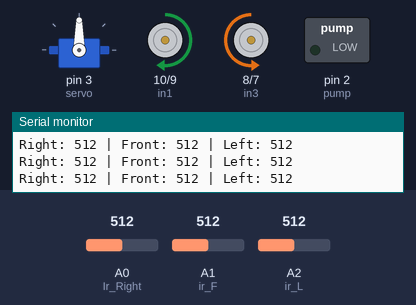
Simulated run of this sketch. Board: Arduino Uno, built with avr-gcc and run on an emulated ATmega328P. Parts: servo, motor-driver pin pairs drawn as motors (green arrow = first pin HIGH = forward, orange = second pin HIGH = backward, longer = more drive, scaled by the enable pin), switched loads named in the sketch (green lamp = pin HIGH), the last lines printed to the serial monitor. Inputs (shaded band) come from the test bench; at power-on: A1 (ir_F) = 512, A2 (ir_L) = 512, A0 (Ir_Right) = 512.

Above: at 1.2 s.
1.3 s: A1 (ir_F) set to 785
4.3 s: A1 (ir_F) set to 810
At 5.0 s:
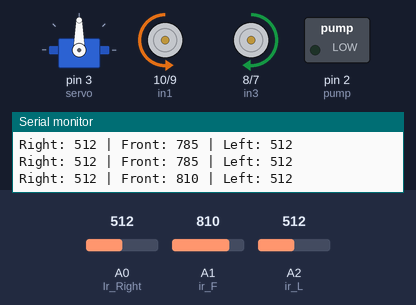
7.3 s: A2 (ir_L) set to 33
10.3 s: A2 (ir_L) set to 27
At 10.61 s:
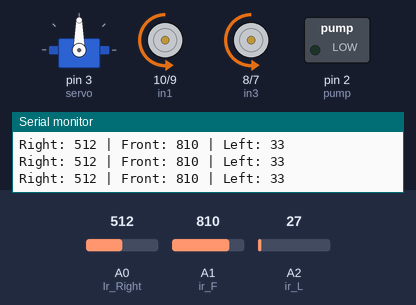
At 11.08 s:
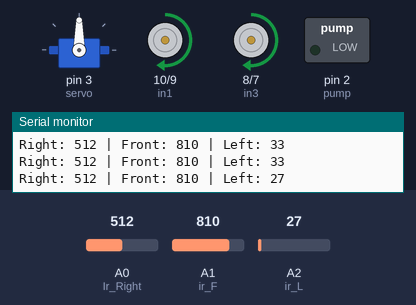
13.3 s: A0 (Ir_Right) set to 32
16.3 s: A0 (Ir_Right) set to 26
Timing chart, 0 to 20.3 s (numbered marks = the images above; inputs shaded):
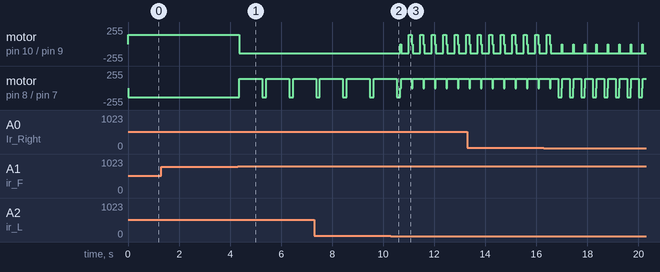

Measured:
- the behaviour switches between 799 and 800 on A1 (ir_F) (found by bisection; images 0 and 1)
- the behaviour switches between 30 and 29 on A2 (ir_L) (found by bisection; images 1 and 2)
- after the input at 4.3 s, motor on pin 10 (in1) / pin 9 (in2): forward 140/255 → backward 140/255 after 0.07 s; motor on pin 8 (in3) / pin 7 (in4): alternates forward 140/255 for 0.90 s and backward 140/255 for 0.15 s, starting after 0.07 s
- after the input at 10.3 s, motor on pin 10 (in1) / pin 9 (in2): backward 140/255 → stopped after 0.37 s, then repeats every 0.45 s: backward 140/255 0.30 s, forward 140/255 0.12 s, stopped 0.03 s

The sketch:

Firefighter_robot_with_Arduino.ino
```cpp
#include <Servo.h>

// Motor Connections
#define enA 11
#define in1 10
#define in2 9
#define in3 8
#define in4 7
#define enB 6

// Sensor Connections
#define Ir_Right A0
#define ir_F A1
#define ir_L A2

// Servo & Pump
#define servo 3
#define pump 2

// Fire detection threshold (calibrated dynamically)

int fireThreshold = 800;
int nearFireThreshold = 30; // When fire is close enough to turn on the pump
int servotimer = 400; // Servo changge directtion delay
int Speed = 140; // Motor Speed
Servo myServo;


void setup() {
    Serial.begin(9600);

    pinMode(Ir_Right, INPUT);
    pinMode(ir_F, INPUT);
    pinMode(ir_L, INPUT);

    pinMode(enA, OUTPUT);
    pinMode(in1, OUTPUT);
    pinMode(in2, OUTPUT);
    pinMode(in3, OUTPUT);
    pinMode(in4, OUTPUT);
    pinMode(enB, OUTPUT);

    pinMode(pump, OUTPUT);
    myServo.attach(servo);

    myServo.write(90); // Initial servo position
    analogWrite(enA, Speed);
    analogWrite(enB, Speed);

    delay(10);
}

void loop() {
    int rightSensor = analogRead(Ir_Right);
    int frontSensor = analogRead(ir_F);
    int leftSensor = analogRead(ir_L);

    Serial.print("Right: "); Serial.print(rightSensor);
    Serial.print(" | Front: "); Serial.print(frontSensor);
    Serial.print(" | Left: "); Serial.println(leftSensor);


         if (frontSensor < 20) {
        Stop();
        moveBackward(); // Move closer to fire
    }

        else if (rightSensor < 20) {
        Stop();
        moveBackward(); // Move closer to fire
    }

        else if (leftSensor < 20) {
        Stop();
        moveBackward(); // Move closer to fire
    }

    // Fire Detection Logic
   else if (frontSensor < nearFireThreshold) {
        Stop();
        extinguishFire();
    }


   else if (rightSensor < nearFireThreshold) {
      Stop();
      delay(30);
      moveBackward();
      delay(300);
      turnRight();
      delay(120);


    }

  else if (leftSensor < nearFireThreshold) {
      Stop();
      delay(30);
          Stop();
      moveBackward();
      delay(300);
      turnLeft();
      delay(120);

    }


    else if (frontSensor < fireThreshold) {
        Stop();
        moveForward(); // Move closer to fire
    }


    else if (rightSensor < fireThreshold) {
      Stop();
      moveBackward();
      delay(900);
      turnRight();
      delay(150);
      if ( rightSensor < 150){
        Speed = 80;
      }

    }


    else if (leftSensor < fireThreshold) {
      Stop();
      moveBackward();
      delay(900);
      turnLeft();
      delay(150);
      if ( rightSensor < 150){
        Speed = 80;
      }

    }


    else {
        Stop();
    }


}


void moveForward() {
    digitalWrite(in1, HIGH);
    digitalWrite(in2, LOW);
    digitalWrite(in3, LOW);
    digitalWrite(in4, HIGH);
}

void moveBackward() {
    digitalWrite(in1, LOW);
    digitalWrite(in2, HIGH);
    digitalWrite(in3, HIGH);
    digitalWrite(in4, LOW);
}

void turnRight() {
    digitalWrite(in1, LOW);
    digitalWrite(in2, HIGH);
    digitalWrite(in3, LOW);
    digitalWrite(in4, HIGH);
}

void turnLeft() {
    digitalWrite(in1, HIGH);
    digitalWrite(in2, LOW);
    digitalWrite(in3, HIGH);
    digitalWrite(in4, LOW);
}

void Stop() {
    digitalWrite(in1, LOW);
    digitalWrite(in2, LOW);
    digitalWrite(in3, LOW);
    digitalWrite(in4, LOW);
}

void extinguishFire() {
    digitalWrite(pump, HIGH);

    for (int i = 0; i < 3; i++) {
        myServo.write(0);
        delay(servotimer);

        myServo.write(90);
        delay(servotimer);

        myServo.write(180);
        delay(servotimer);

        myServo.write(90);
        delay(servotimer);

        myServo.write(0);

    }

    digitalWrite(pump, LOW);
}
```
